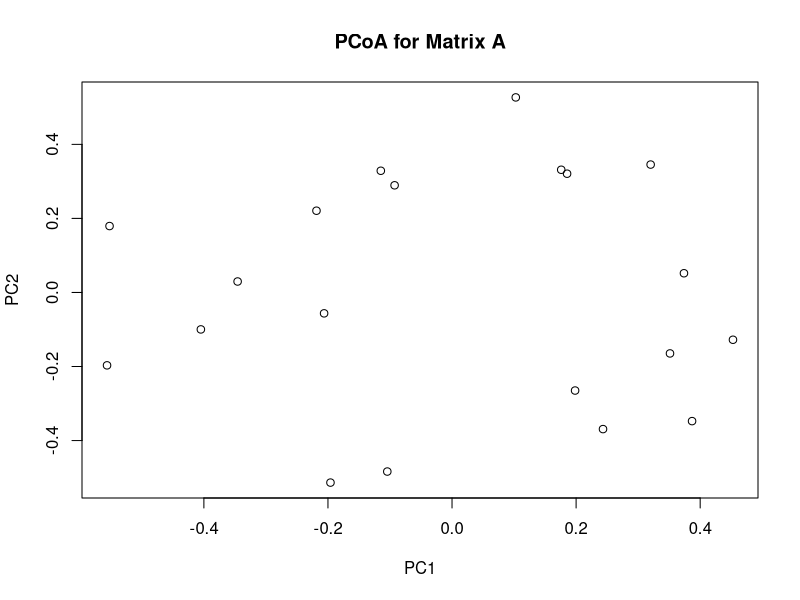
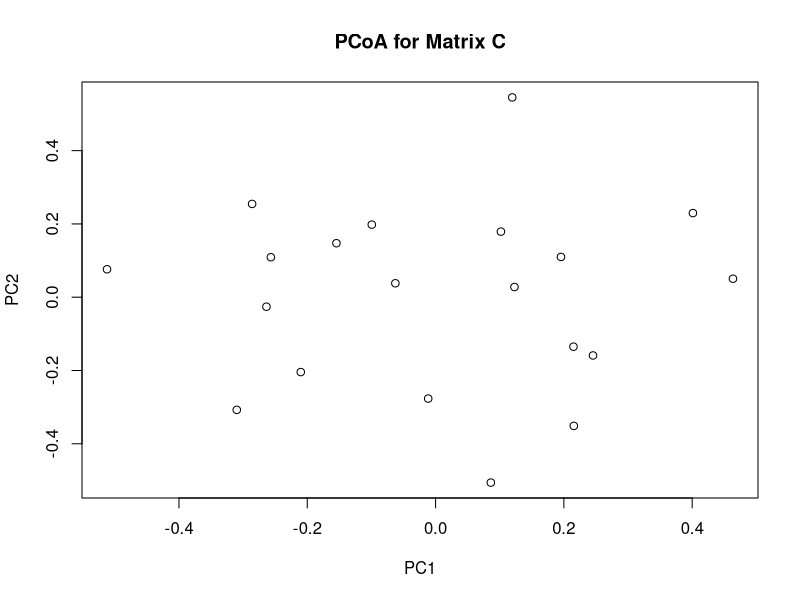
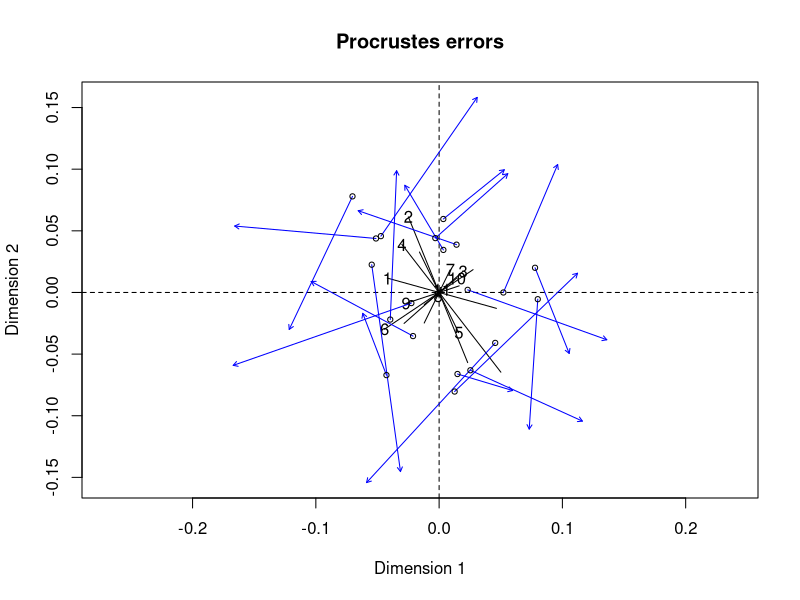

Generate these figures, in order, with R:
## ---- chunk 1
# Install and load the vegan package if not already installed
# install.packages("vegan")
library(vegan)
library(ade4)

# Set seed for reproducibility
set.seed(123)

# Number of species
n <- 20

# Generate random adjacency matrix A
A <- matrix(sample(c(0,1), n*n, replace = TRUE), nrow = n)
diag(A) <- 0

# Generate random adjacency matrix C
C <- matrix(runif(n*n), nrow = n)
diag(C) <- 0


# ordination

pc_A <- dudi.pco(as.dist(A), scannf = FALSE, full = TRUE)
pc_C <- dudi.pco(as.dist(C), scannf = FALSE, full = TRUE)


# Plotting PCoA for matrix A
plot(pc_A$li[,1], pc_A$li[,2], main = "PCoA for Matrix A", xlab = "PC1", ylab = "PC2")

# Plotting PCoA for matrix C
plot(pc_C$li[,1], pc_C$li[,2], main = "PCoA for Matrix C", xlab = "PC1", ylab = "PC2")


# Perform Procrustes analysis
procrustes_result <- protest(pc_A, pc_C)

procrustes_result$ss

## ---- chunk 2
plot(procrustes_result)
